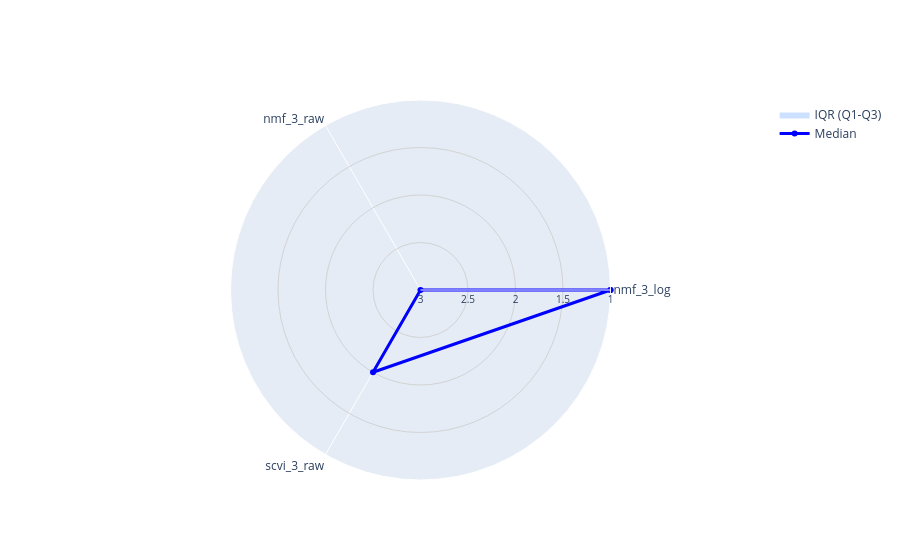

The cell this chart's notebook holds for it:
### Code cell
radar_plot(df=test_df, x="model_name", y="rank", range=(3, 1), title=None)

### Figure 1 — Plotly figure (JSON) as saved in the notebook; plotly's stock layout.template omitted (floating-point values rounded to 4 significant figures)
{"data": [{"hoverinfo": "skip", "line": {"width": 0}, "mode": "lines", "r": [1, 3, 2, 1], "showlegend": false, "theta": ["nmf_3_log", "nmf_3_raw", "scvi_3_raw", "nmf_3_log"], "type": "scatterpolar"}, {"fill": "tonext", "fillcolor": "rgba(0, 100, 255, 0.2)", "line": {"width": 0}, "mode": "lines", "name": "IQR (Q1-Q3)", "r": [1, 3, 2, 1], "theta": ["nmf_3_log", "nmf_3_raw", "scvi_3_raw", "nmf_3_log"], "type": "scatterpolar"}, {"line": {"color": "blue", "width": 3}, "mode": "lines+markers", "name": "Median", "r": [1, 3, 2, 1], "theta": ["nmf_3_log", "nmf_3_raw", "scvi_3_raw", "nmf_3_log"], "type": "scatterpolar"}], "layout": {"polar": {"radialaxis": {"gridcolor": "lightgrey", "range": [3, 1], "tickfont": {"size": 10}, "visible": true}}, "title": {}}}
